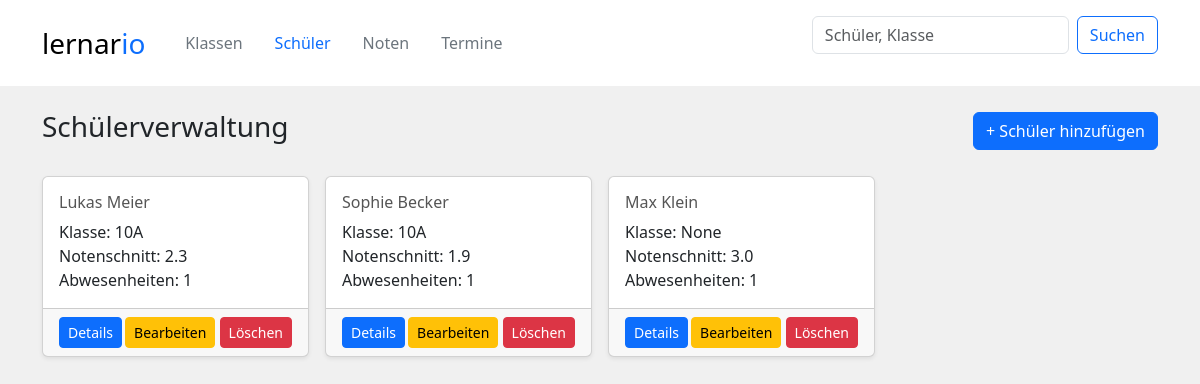
The app's page /schueler/ with its own data.
### tables this page shows
CREATE TABLE schueler (
    schueler_id INTEGER PRIMARY KEY,
    klasse_id INTEGER,
    vorname TEXT,
    nachname TEXT,
    FOREIGN KEY (klasse_id) REFERENCES klassen(klasse_id) ON DELETE CASCADE
);

### controllers/student_controller.py (the view)
@schueler_bp.route('/', methods=['GET'])
def uebersicht():
    schueler_liste = schueler_service.gib_alle_schueler_mit_grundinformationen()
    return render_template("schueler.html", schueler_liste=schueler_liste, active_page="schueler")

### services/schueler_service.py (called while the page is built)
def gib_alle_schueler_mit_grundinformationen():
    data = query_db(
        """
        select
            schueler.schueler_id,
            schueler.vorname,
            schueler.nachname,
            klassen.klassenname,
            COUNT(DISTINCT abwesenheiten.abwesenheit_id) AS abwesenheiten,
            ROUND(AVG(noten.note), 1) AS notenschnitt
        from schueler
            left JOIN klassen ON schueler.klasse_id = klassen.klasse_id
            left JOIN abwesenheiten ON schueler.schueler_id = abwesenheiten.schueler_id
            left JOIN noten ON schueler.schueler_id = noten.schueler_id
        GROUP BY noten.schueler_id
    """)
    return data

### services/sqllite_db.py (called while the page is built)
def query_db(query, params=(), commit=False):
    with sqlite3.connect(DB_PATH) as conn:
        conn.execute("PRAGMA foreign_keys = ON")#Wichtig damit ON DELETE CASCADE funktioniert
        conn.row_factory = sqlite3.Row
        cursor = conn.cursor()
        cursor.execute(query, params)
        if commit:
            conn.commit()
        data = cursor.fetchall()
        return [dict(row) for row in data]

### templates/schueler.html (shortened to what this page needs)
{% extends "components/layout.html" %}
{% block content %}
<div class="container py-4">
    <div class="d-flex justify-content-between align-items-center mb-4">
        <h3>Schülerverwaltung</h3>
        <a href="/schueler/hinzufuegen" class="btn btn-primary">+ Schüler hinzufügen</a>
    </div>
    <div class="row row-cols-1 row-cols-md-3 row-cols-lg-4 g-3">
        {% for schueler in schueler_liste %}
        <div class="col">
          <div class="card h-100 shadow-sm">
            <div class="card-body">
              <h5 class="card-title">{{ schueler.vorname }} {{ schueler.nachname }}</h5>
              <p class="card-text">
                Klasse: {{ schueler.klassenname }}<br>
                Notenschnitt: {{ schueler.notenschnitt }}<br>
                Abwesenheiten: {{ schueler.abwesenheiten }}
              </p>
            </div>
            <div class="card-footer d-flex justify-content-between">
              <a href="/schueler/{{ schueler.schueler_id }}" class="btn btn-sm btn-primary">Details</a>
              <div>
                <a href="/schueler/{{ schueler.schueler_id }}/bearbeiten" class="btn btn-sm btn-warning">Bearbeiten</a>
                <a href="/schueler/{{ schueler.schueler_id }}/loeschen" class="btn btn-sm btn-danger">Löschen</a>
              </div>
            </div>
          </div>
        </div>
        {% else %}
        <p>Keine Schüler gefunden.</p>
        {% endfor %}
      </div>
</div>
{% endblock %}

### templates/components/layout.html (style rules this page uses)
body { background: linear-gradient(310deg, rgb(240, 240, 240) 0%, rgb(240, 240, 240) 100%); font-family: 'Segoe UI', sans-serif; }
.card-title { color: #555; font-size: 1rem; }

### records on screen
schueler: vorname "Lukas", nachname "Meier", klassenname "10A", notenschnitt "2.3", abwesenheiten "1"
schueler: vorname "Sophie", nachname "Becker", klassenname "10A", notenschnitt "1.9", abwesenheiten "1"
schueler: vorname "Max", nachname "Klein", klassenname "None", notenschnitt "3.0", abwesenheiten "1"
